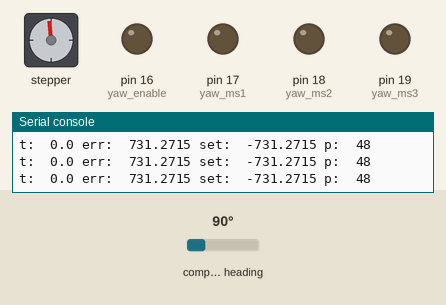
This program was run on a simulated MicroPython board. On the bench: stepper motor, output pins drawn as LEDs (lit = HIGH), the last lines printed to the serial console. Inputs (shaded band) come from the test bench; at power-on: compass heading 90°. Random numbers come from a fixed seed; the stepper is drawn at 200 steps a turn; pins used as bus, display or sensor lines are not drawn.

Above: at 4.3 s.
4.4 s: compass heading set to 7°
At 4.65 s:
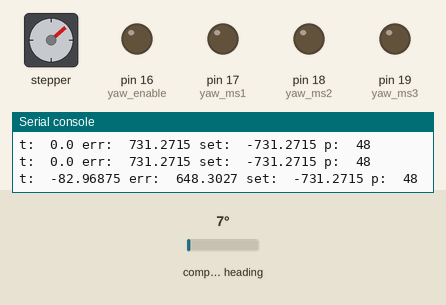
7.4 s: compass heading set to 180°
At 7.65 s:
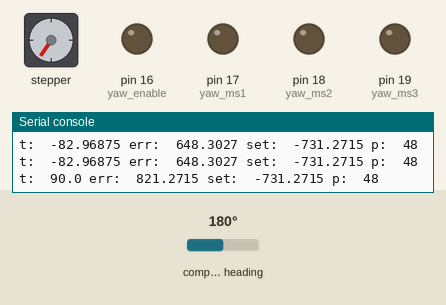
Timing chart, 0 to 16.4 s (numbered marks = the images above; inputs shaded):
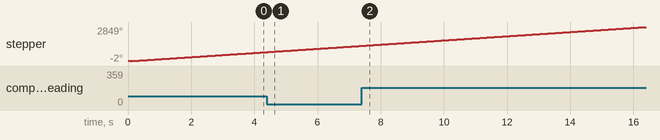

The program:

proportional_control.py
```python
from machine import Pin, PWM, I2C
from time import sleep
import time
import random


# AS5600 specific
AS5600_ADDRESS = const(0x36)   # AS5600 has a fixed address (so can only use one per I2C bus?)
ANGLE_H	= const(0x0E)          # Angle register (high byte)
ANGLE_L	= const(0x0F)          # Angle register (low byte)

ratio = 1/(2**12)*360

def getnReg(reg, n):
    i2c.writeto(AS5600_ADDRESS, bytearray([reg]))
    t =	i2c.readfrom(AS5600_ADDRESS, n)
    return t


def get_raw_angle():
    buf = getnReg(ANGLE_H, 2)
    return ((buf[0]<<8) | buf[1])

def to_deg(a):
    return a * ratio

def get_angle():
    return to_deg(get_raw_angle())

# Initialize drivers to known states
def initialize_driver(dir_pin, sleep_pin, reset_pin, ms1_pin, ms2_pin, ms3_pin, enable_pin):
    dir_pin.value(0)       # Set direction to 0
    sleep_pin.value(1)     # Keep awake
    reset_pin.value(1)     # Keep reset inactive
    ms1_pin.value(0)       # Set microstep setting
    ms2_pin.value(0)
    ms3_pin.value(0)
    enable_pin.value(0)    # Enable the driver


i2c = I2C(1,scl=Pin(15), sda=Pin(14))
time.sleep(0.1)  # delay 1ms

# Yaw driver pin definitions
yaw_dir = Pin(26, Pin.OUT)
yaw_step = Pin(22, Pin.OUT)
yaw_sleep = Pin(21, Pin.OUT)
yaw_reset = Pin(20, Pin.OUT)
yaw_ms3 = Pin(19, Pin.OUT)
yaw_ms2 = Pin(18, Pin.OUT)
yaw_ms1 = Pin(17, Pin.OUT)
yaw_enable = Pin(16, Pin.OUT)


initialize_driver(yaw_dir, yaw_sleep, yaw_reset, yaw_ms1, yaw_ms2, yaw_ms3, yaw_enable)

def take_step():
    yaw_step.value(1)
    sleep(0.005)
    yaw_step.value(0)
    sleep(0.005)

# arr = []
# n = 20
# for i in range(20):
#     a1 = get_angle()
#     take_step()
#     a2 = get_angle()
#     arr.append(a1-a2)

# print(arr)
num_turns = 0
# corrected_angle = 0
start_angle = 0
total_angle = 0
prev_total_angle = 0
quad = 0
prev_quad = 0

take_step() # just in case the reading is weird
start_angle = get_angle()

def correct_angle(a):
    c = a - start_angle
    if c<0:
        c += 360
    return c

def check_quadrant(c):
    global quad, prev_quad, num_turns, total_angle
    if (c >= 0) & (c <= 90):
        quad = 1
    elif (c > 90) & (c <= 180):
        quad = 2
    elif (c>180) & (c <= 270):
        quad = 3
    elif (c>270) & (c < 360):
        quad = 4

    if (quad != prev_quad):
        if (quad == 1) & (prev_quad == 4):
            num_turns += 1

        if (quad == 4) & (prev_quad == 1):
            num_turns -= 1

    prev_quad = quad
    total_angle = (num_turns*360) + c
    return total_angle

set_point = random.uniform(-1000, 1000)
while True:
    c = correct_angle(get_angle())
    t = check_quadrant(c)
    err = t - set_point
    sleep(.01)
    if abs(err) < 1.8: # jitter
        time.sleep(0.01)
        print("AAAA: t: ", t, "err: ", err, "set: ", set_point, "p: ", p)
        set_point = random.uniform(-1000, 1000)
        continue
    if err < 0:
        yaw_dir.value(0)
    if err > 0:
        yaw_dir.value(1)
    kp = 1
    step_err = err/1.8
    p = int(abs(kp*step_err))
    p = min(int((90/1.8)-1.8), p)
    print("t: ", t, "err: ", err, "set: ", set_point, "p: ", p)
    for i in range(p):
        take_step()
```
